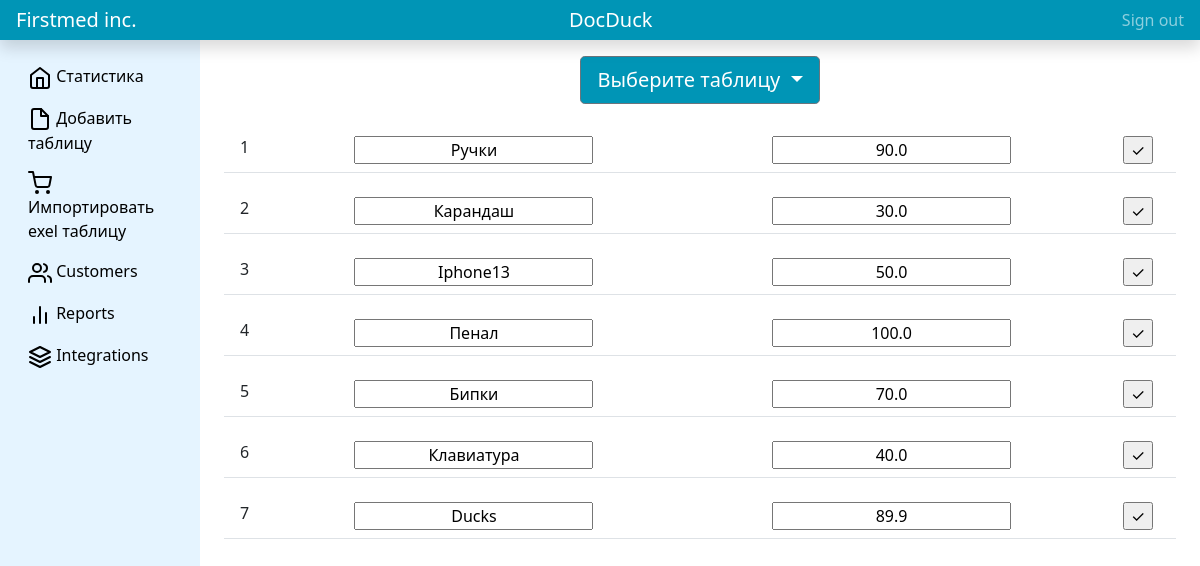
The app's page /editviewer (signed in), older data.
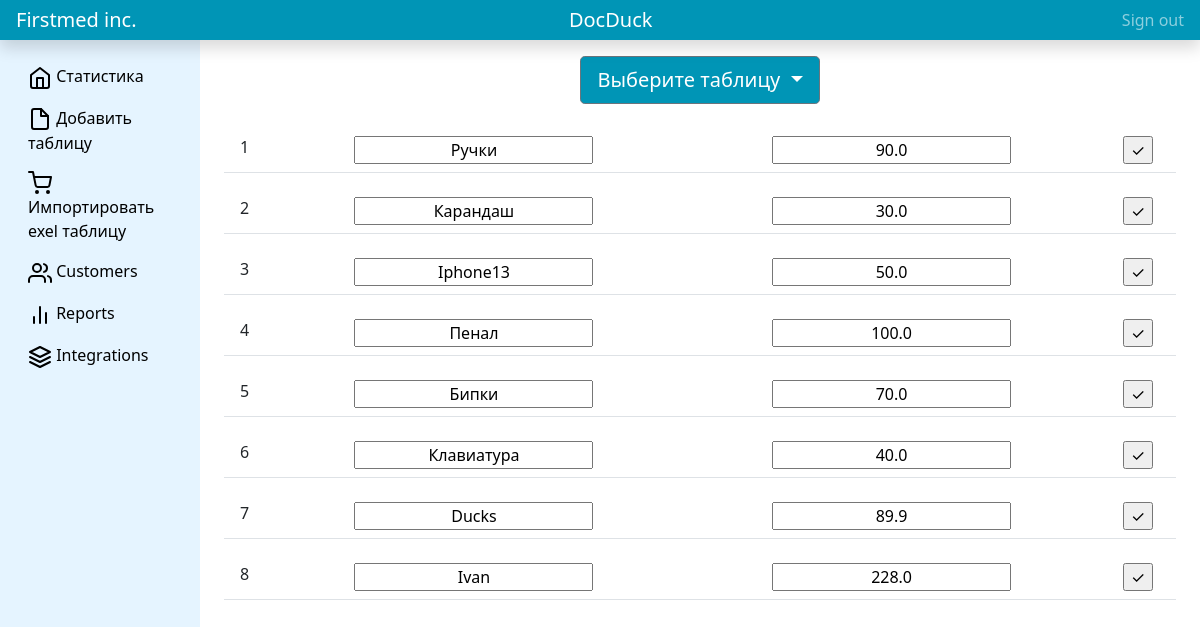
The same page, newer data.
### Httpapp/models.py (models this page shows, shortened)
class Items(db.Model):
    id = db.Column(db.Integer, primary_key=True)
    name = db.Column(db.String(100), nullable=False)
    price = db.Column(db.Float(100), nullable=False)
    amount = db.Column()

### Httpapp/roots.py (the view)
@apps.route('/editviewer', methods=['POST', 'GET'])
@login_required
def editviewer():
    items = Items.query.order_by(Items.id).all()
    return render_template("editviewer.html", items=items)

### Httpapp/roots.py (called while the page is built)
@manager.user_loader
def load_user(user_id):
    return User.query.get(user_id)

### Httpapp/templates/editviewer.html (shortened to what this page needs)
{% extends 'base.html' %}
{% block body %}
<div class="col" style="overflow-x:auto;">
    {% for el in items %}
        <form method="POST" action="./update">
            <table class="table" style="text-align: center">
                <tr>
                <td>{{ el.id }}</td>
                <td>
                    <input style="text-align: center" type="text" value="{{ el.name }}" name="updatedname">
                </td>
                <td>
                    <input style="text-align: center"  type="text" value="{{ el.price }}" name="updatedprice">
                </td>
                <td><input type="submit" value="✓"></td>
                </tr>
            </table>
        </form>
    {% endfor %}
</div>
{% endblock %}

Row changes from the older to the newer data that the page shows:
added Items: id "8", updatedname "Ivan", updatedprice "228.0"
